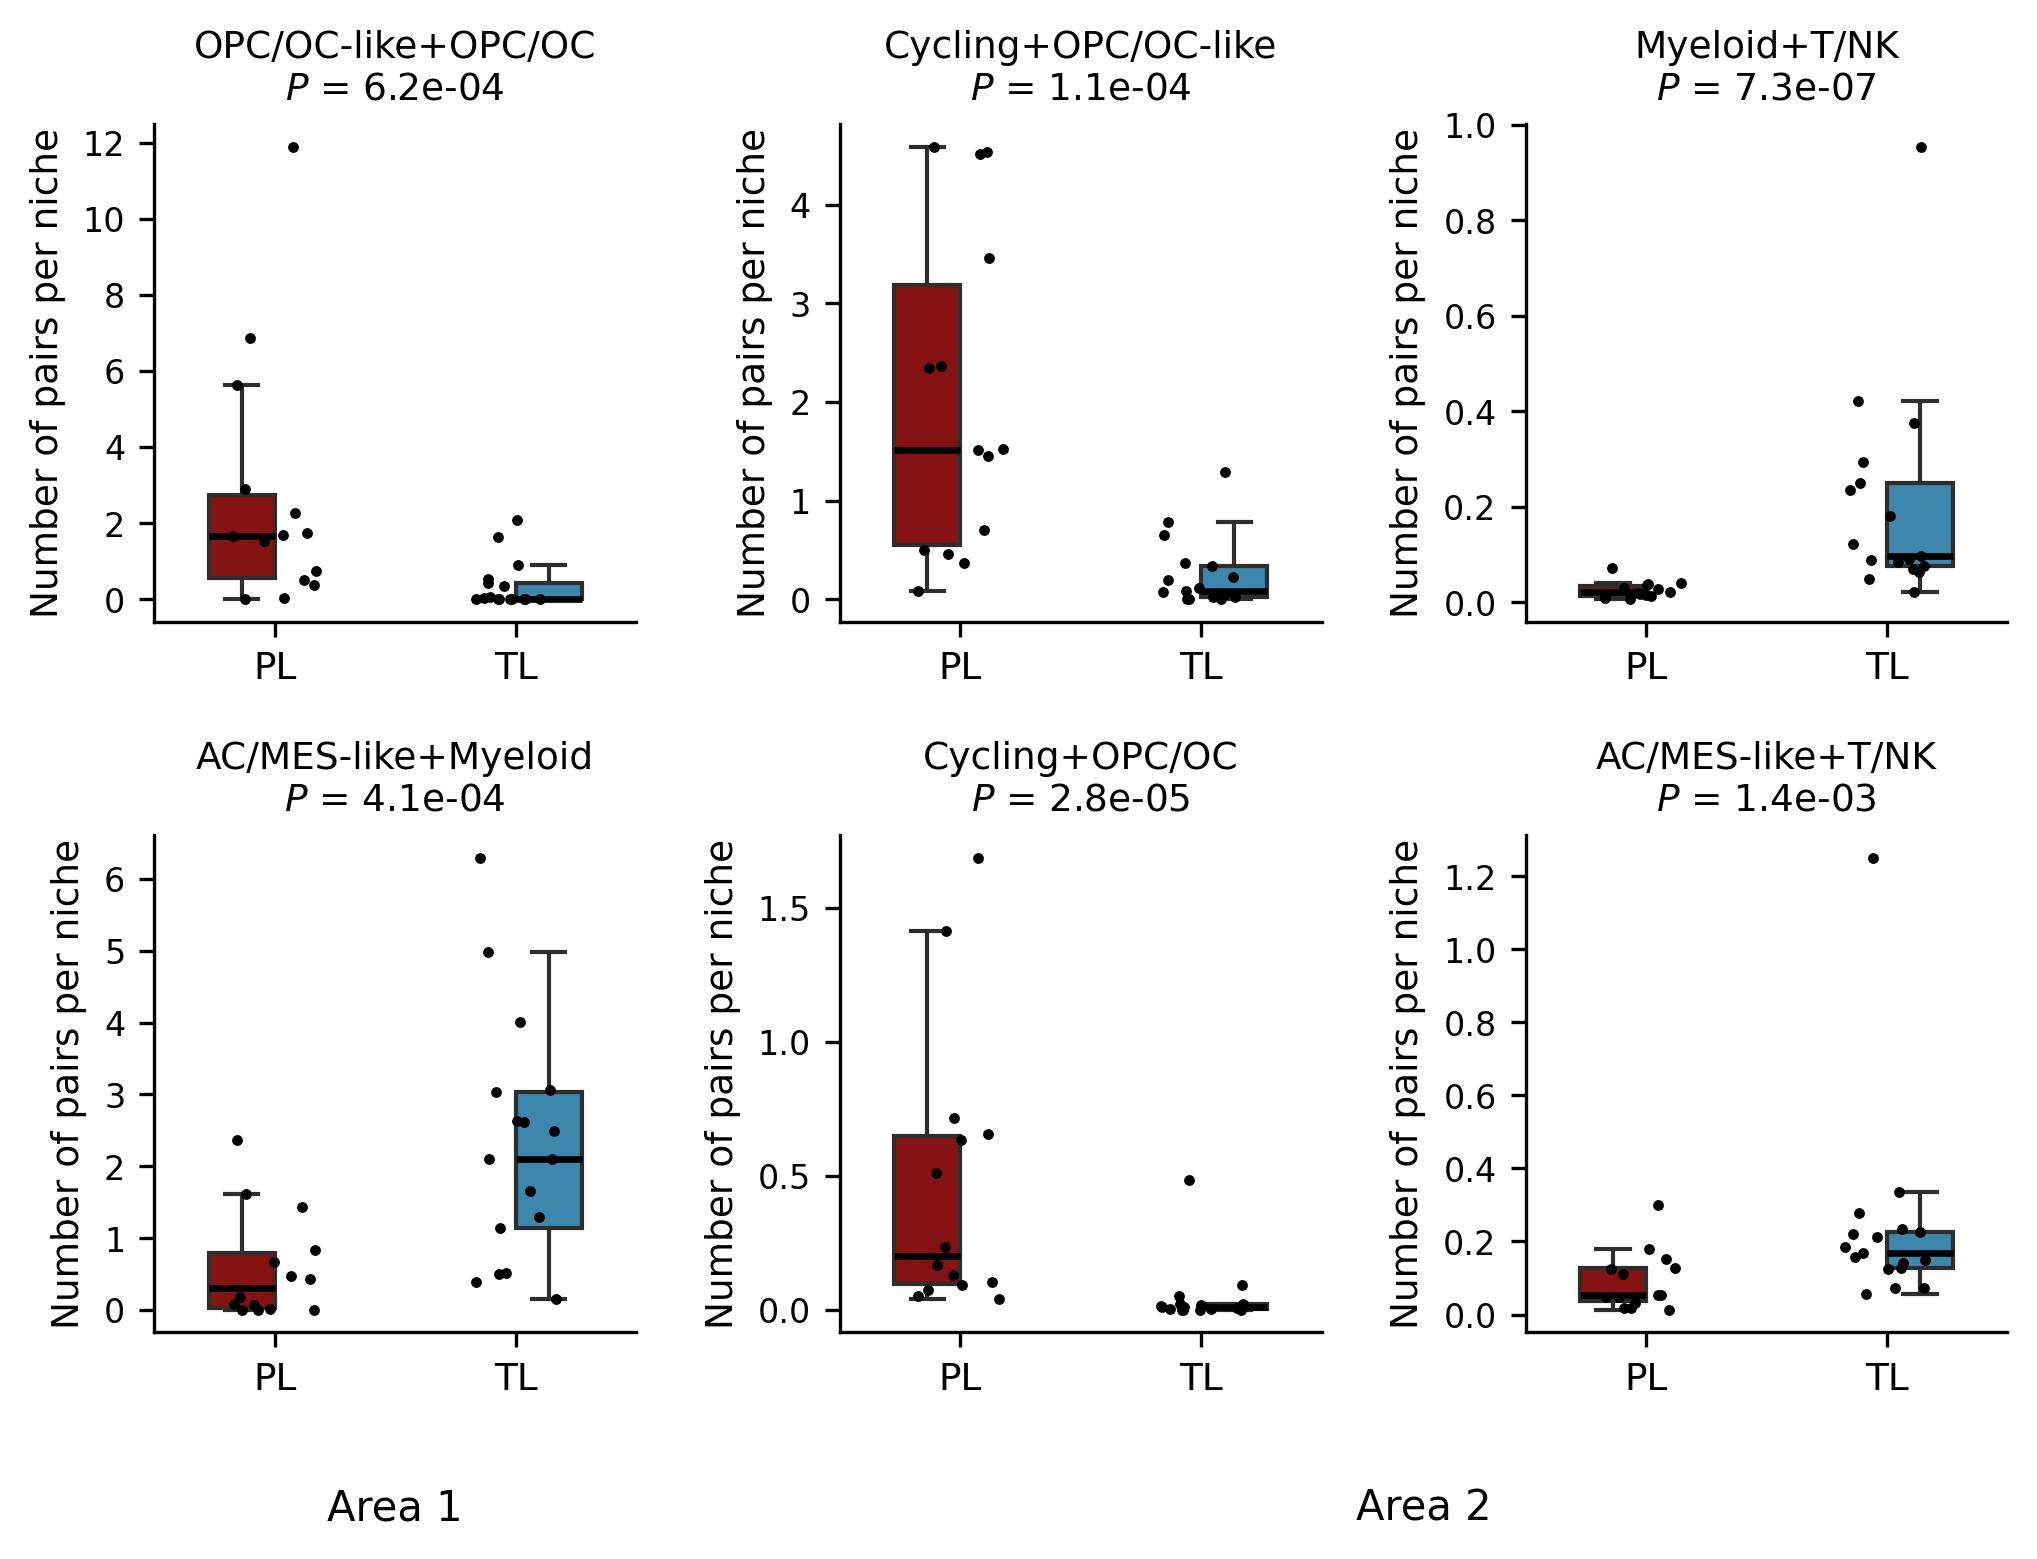

The script that saved this image:
# -*- coding: utf-8 -*-
"""Interacting cell pairs per niche inside two areas of the entropy map, PL against TL
(boxplots with points), six panels.

Input:  ../data/entropy_region_pairs_per_niche_area1.csv
        ../data/entropy_region_pairs_per_niche_area2.csv
Output: entropy_region_pairs_per_niche_boxplot_PL_vs_TL.png (written into this directory)

Reads ../data/ only; never touches the raw data. No pipeline step reproduces the input tables:
they come from the original analysis (per sample, the number of interacting cell pairs of each
cell type pair per niche inside area 1 and area 2 of the entropy map) and were copied into data/
with SP IDs as the sample key and the manuscript cell type names. The column
'A...B' holds the pairs between cell types A and B.

Left column: area 1 (two pairs); right two columns: area 2 (four pairs). One point per sample
(31 samples). The p value is a two-sided Mann-Whitney U test as R's wilcox.test() computes it:
the exact distribution when there are no tied values, the normal approximation with tie and
continuity correction when there are (zeros are tied). Sample as the unit of analysis, PL (n = 14)
against TL (n = 17), no multiple-testing correction.

Boxplots never show outliers (showfliers=False): every box has jittered points drawn on
top, so if the boxplot also drew its outliers the same sample would appear twice -- once
at the outlier position on the box and once at its jittered offset -- and read as two
samples.
"""
import sys
from pathlib import Path

import matplotlib
matplotlib.use('Agg')
import matplotlib.pyplot as plt
import numpy as np
import pandas as pd
import seaborn as sns
from scipy import stats

REPO = Path(__file__).resolve().parent.parent
sys.path.insert(0, str(REPO))
from constants import celltype_display, group_colors, group_labels, group_order

DATA = REPO / 'data'
OUT = Path(__file__).resolve().parent / 'entropy_region_pairs_per_niche_boxplot_PL_vs_TL.png'

# (area, column of the table, grid row, grid column)
PANELS = [
    (1, 'OPC_OC_like...OPC_OC', 0, 0),
    (1, 'AC_MES_like...Myeloid', 1, 0),
    (2, 'Cycling...OPC_OC_like', 0, 1),
    (2, 'Myeloid...T_NK', 0, 2),
    (2, 'Cycling...OPC_OC', 1, 1),
    (2, 'AC_MES_like...T_NK', 1, 2),
]

# seaborn's stripplot draws its jitter offsets from numpy's global RNG; seeding it makes
# this figure byte-reproducible. Same value as JITTER_SEED in panel_helpers.py.
JITTER_SEED = 42


def wilcox_p(pl, tl):
    """Two-sided Mann-Whitney U p value, following R's wilcox.test() default."""
    ties = len(np.unique(np.r_[pl, tl])) < len(pl) + len(tl)
    return stats.mannwhitneyu(pl, tl, alternative='two-sided', method='asymptotic' if ties else 'exact').pvalue


def pair_title(col):
    return '+'.join(celltype_display[c] for c in col.split('...'))


def main():
    tables = {}
    for area in (1, 2):
        src = DATA / f'entropy_region_pairs_per_niche_area{area}.csv'
        if not src.exists():
            raise FileNotFoundError(f'{src} does not exist; it is copied from the original analysis, see the header.')
        df = pd.read_csv(src)
        df['group_label'] = pd.Categorical(df['group'].map(group_labels), categories=group_order, ordered=True)
        tables[area] = df

    np.random.seed(JITTER_SEED)        # see JITTER_SEED above
    fig, axes = plt.subplots(2, 3, figsize=(2.3 * 3, 2.6 * 2))

    for area, col, i, j in PANELS:
        ax, df = axes[i, j], tables[area]
        p = wilcox_p(df.loc[df['group_label'] == 'PL', col].to_numpy(), df.loc[df['group_label'] == 'TL', col].to_numpy())
        sns.boxplot(
            data=df, x='group_label', y=col, hue='group_label',
            order=group_order, hue_order=group_order, palette=group_colors,
            width=0.55, linewidth=1.0, showfliers=False, legend=False, ax=ax,
            medianprops={'color': 'black', 'linewidth': 1.6},
        )
        sns.stripplot(data=df, x='group_label', y=col, order=group_order,
                      color='black', size=2.6, jitter=0.18, ax=ax)
        ax.set_title(f'{pair_title(col)}\n$P$ = {p:.1e}', fontsize=9)
        ax.set_xlabel('')
        ax.set_ylabel('Number of pairs per niche', fontsize=9)
        ax.tick_params(axis='x', labelsize=9)
        ax.tick_params(axis='y', labelsize=8)
        sns.despine(ax=ax, top=True, right=True)

    fig.patch.set_facecolor('white')
    plt.tight_layout(rect=(0, 0.06, 1, 1))
    left, right = axes[1, 0].get_position(), axes[1, 2].get_position()
    fig.text((left.x0 + left.x1) / 2, 0.02, 'Area 1', ha='center', va='center', fontsize=10)
    fig.text((axes[1, 1].get_position().x0 + right.x1) / 2, 0.02, 'Area 2', ha='center', va='center', fontsize=10)
    fig.savefig(OUT, dpi=300, bbox_inches='tight', facecolor='white')
    plt.close(fig)
    print(f'{len(tables[1])} samples x {len(PANELS)} cell type pairs')
    print(f'saved -> {OUT}')


if __name__ == '__main__':
    main()
